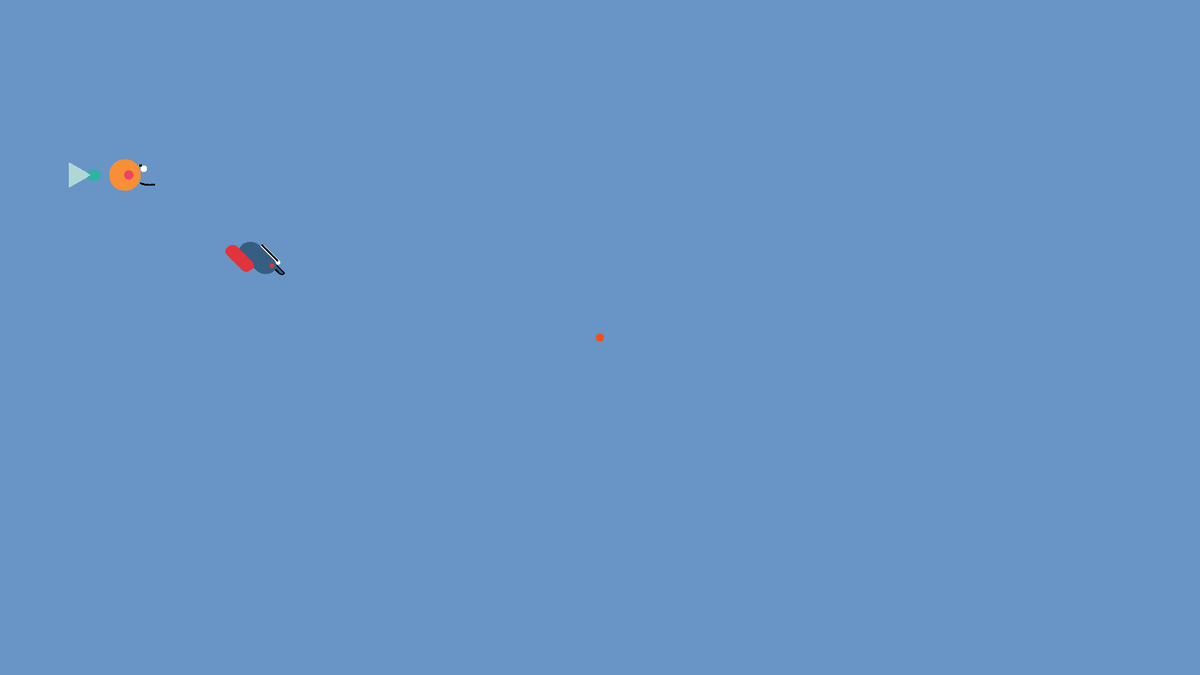
Frame 1 (no input)
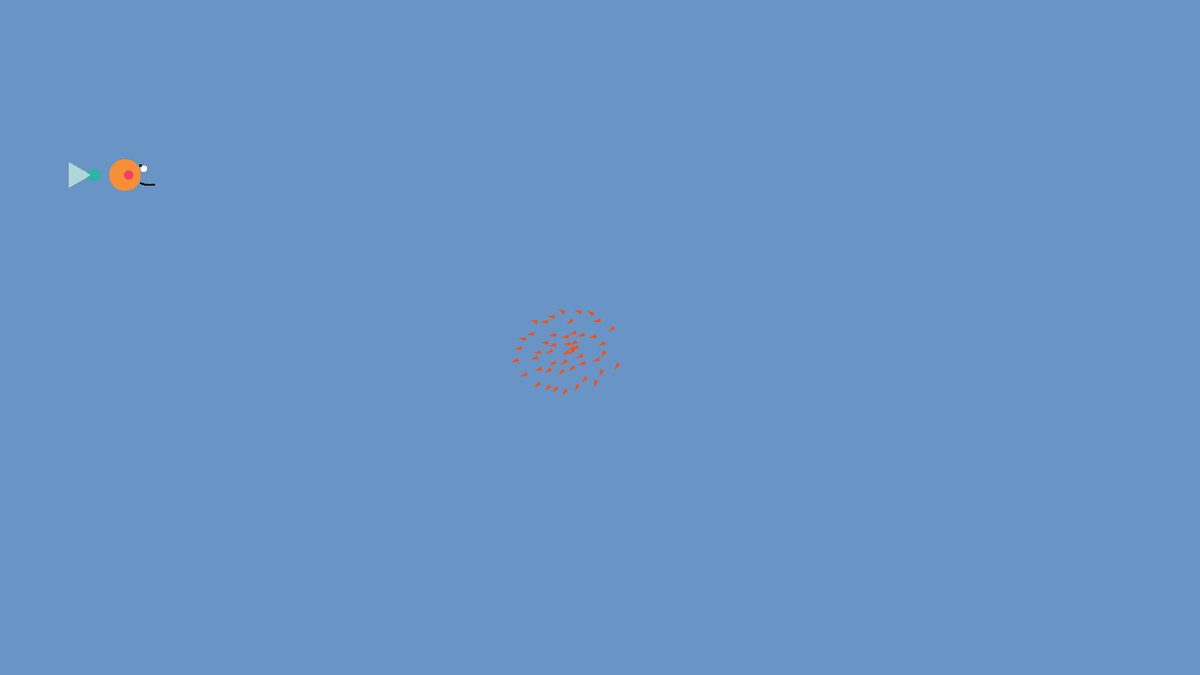
Frame 60 (no input)
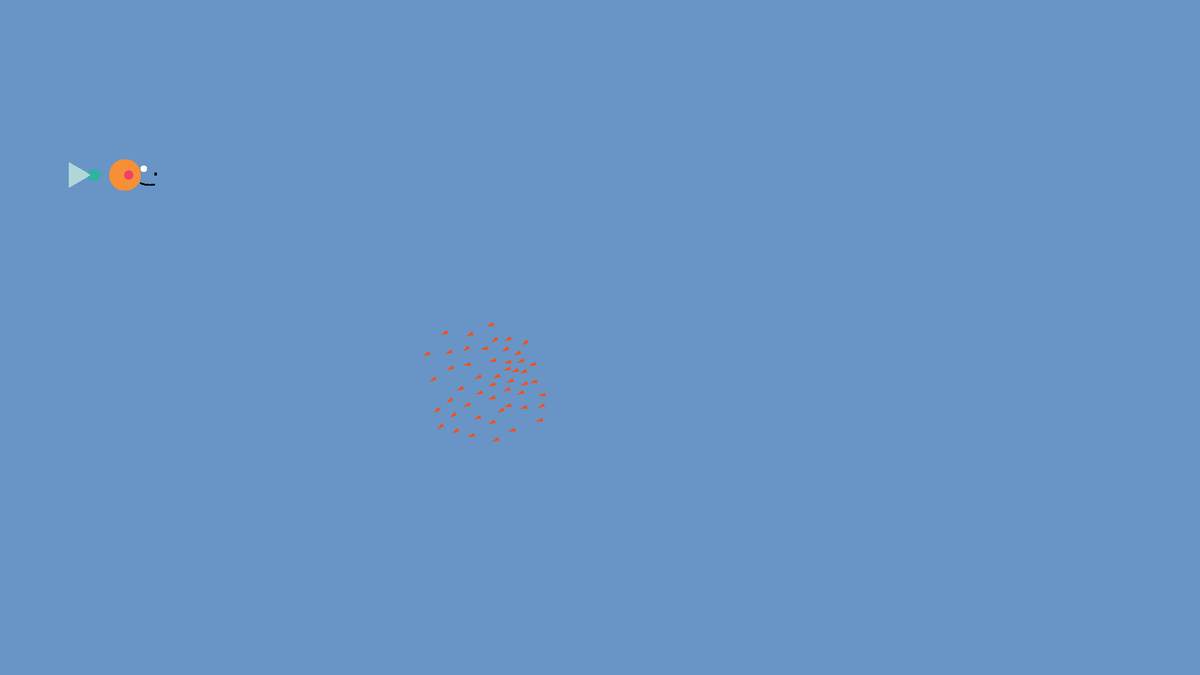
Frame 120 (the mouse pressed at the canvas centre since frame 60)

The p5.js sketch that drew these frames (run headless with seeded random() and noise() and a simulated clock; from frame 60 on, the mouse is pressed at the canvas centre):

// p5.js sketch
// ── sketch.js
var flock;
var R= 50;
var r=30;
var r1=7;
var r2=3;
var r3=15;
var x=200;
var y=280;
var x1=(0,400);
var y1=(0,400);
var radius=15;
var y2=radius+400;
var speed = 0.5;
var speedS=0.1;
var direction = 1;
var D=-70;

function setup() {
  createCanvas(1920,1080);
  createP();
  
  flock = new Flock();
  // Add an initial set of boids into the system
  for (var i = 0; i < 50; i++) {
    //generate starting from the center of the canvas 
    var b = new Boid(width/2,height/2);
    flock.addBoid(b);
  }
}

function draw() {
  background(color(104,149,197));
  flock.run();
}

// Add a new boid into the System
function mouseDragged() {
  flock.addBoid(new Boid(mouseX,mouseY));
}

// The Nature of Code
// Daniel Shiffman
// http://natureofcode.com

// Flock object
// Does very little, simply manages the array of all the boids

function Flock() {
  // An array for all the boids
  this.boids = []; // Initialize the array
}

Flock.prototype.run = function() {
  for (var i = 0; i < this.boids.length; i++) {
    this.boids[i].run(this.boids);  // Passing the entire list of boids to each boid individually
  }
}

Flock.prototype.addBoid = function(b) {
  this.boids.push(b);
}

// The Nature of Code
// Daniel Shiffman
// http://natureofcode.com

// Boid class
// Methods for Separation, Cohesion, Alignment added

function Boid(x,y) {
  this.acceleration = createVector(0,0);
  this.velocity = createVector(random(-1,1),random(-1,1));
  this.position = createVector(x,y);
  this.r = 3.0;
  this.maxspeed = 3;    // Maximum speed
  this.maxforce = 0.05; // Maximum steering force
}

Boid.prototype.run = function(boids) {
  this.flock(boids);
  this.update();
  this.borders();
  this.render();
}

Boid.prototype.applyForce = function(force) {
  // We could add mass here if we want A = F / M
  this.acceleration.add(force);
}

// We accumulate a new acceleration each time based on three rules
Boid.prototype.flock = function(boids) {
  var sep = this.separate(boids);   // Separation
  var ali = this.align(boids);      // Alignment
  var coh = this.cohesion(boids);   // Cohesion
  // Arbitrarily weight these forces
  sep.mult(1.5);
  ali.mult(1.0);
  coh.mult(1.0);
  // Add the force vectors to acceleration
  this.applyForce(sep);
  this.applyForce(ali);
  this.applyForce(coh);
}

// Method to update location
Boid.prototype.update = function() {
  // Update velocity
  this.velocity.add(this.acceleration);
  // Limit speed
  this.velocity.limit(this.maxspeed);
  this.position.add(this.velocity);
  // Reset accelertion to 0 each cycle
  this.acceleration.mult(0);
}

// A method that calculates and applies a steering force towards a target
// STEER = DESIRED MINUS VELOCITY
Boid.prototype.seek = function(target) {
  var desired = p5.Vector.sub(target,this.position);  // A vector pointing from the location to the target
  // Normalize desired and scale to maximum speed
  desired.normalize();
  desired.mult(this.maxspeed);
  // Steering = Desired minus Velocity
  var steer = p5.Vector.sub(desired,this.velocity);
  steer.limit(this.maxforce);  // Limit to maximum steering force
  return steer;
}

Boid.prototype.render = function() {
  // Draw a triangle rotated in the direction of velocity
  //Big Fish
  fill(47,179,164);
  strokeWeight(10);
  stroke(47,179,164);
  fill(47,179,164);
  strokeWeight(0);
  
  //tail
  ellipse(x-50,y,random(r-8,r-10),random(r-12,r-13));
  //tail off
  fill(176,215,215);
  triangle(x-55,y,x-90,y-20,x-90,y+20);
  //body
  fill(247,143,54);
  ellipse(x, y, R, R);
  //blush
  fill(239,65,106);
  ellipse(x+6, y, 15,15);
  //eyes
  fill(255);
  ellipse(x+30, y-10, 10,10);
  //eyeball
  fill(0);
  pos=map(mouseX,0,400,x+25,x+35);
  pos1=map(mouseY,0,400,y-15,y-5);
  ellipse(pos, pos1, 4,4);
  //mouth
  strokeWeight(2);
  stroke(0);
  noFill();
  curve(x+50,y,x+47,y+15,x+25,y+13,x+25,y);
  
 //small fish//
  strokeWeight(0);
  x1+=0.5;
  y1+=0.5;
  //tail
  fill(226,52,60);
  arc(x1-30,y1,random(r-7,r-10),r-10,random(135,140),random(220,225));
  //body
  fill(54,94,129);
  ellipse(x1,y1,r+5,r-3);
  //mouth
  strokeWeight(2);
  stroke(0);
  curve(x1+40,y1-20,x1+30,y1+12,x1+20,y1+10,x1+25,y1);
  //dots
  fill(226,52,60);
  strokeWeight(0);
  ellipse(x1+10,y1,r1,r1);
  //eyes
  strokeWeight(0);
  fill(255);
  ellipse(x1+20,y1-5,r1,r1);
  
  //eyeball
  pos2=map(mouseX,0,400,x1+19,x1+25);
            pos3=map(mouseY,0,400,y1-8,y1-2);
  
  fill(0);
  ellipse(pos2,pos3,r2,r2);
  //ellipse(x1+22,y1-5,r2,r2);
  
  var theta = this.velocity.heading() + radians(90);
  fill(color(254,77,17));
  stroke(200);
  push();
  translate(this.position.x,this.position.y);
  rotate(theta);
  beginShape();
  vertex(0, -this.r*2);
  vertex(-this.r, this.r*2);
  vertex(this.r, this.r*2);
  endShape(CLOSE);
  pop();
}
// Wraparound
Boid.prototype.borders = function() {
  if (this.position.x < -this.r)  this.position.x = width +this.r;
  if (this.position.y < -this.r)  this.position.y = height+this.r;
  if (this.position.x > width +this.r) this.position.x = -this.r;
  if (this.position.y > height+this.r) this.position.y = -this.r;
}

// Separation
// Method checks for nearby boids and steers away
Boid.prototype.separate = function(boids) {
  var desiredseparation = 25.0;
  var steer = createVector(0,0);
  var count = 0;
  // For every boid in the system, check if it's too close
  for (var i = 0; i < boids.length; i++) {
    var d = p5.Vector.dist(this.position,boids[i].position);
    // If the distance is greater than 0 and less than an arbitrary amount (0 when you are yourself)
    if ((d > 0) && (d < desiredseparation)) {
      // Calculate vector pointing away from neighbor
      var diff = p5.Vector.sub(this.position,boids[i].position);
      diff.normalize();
      diff.div(d);        // Weight by distance
      steer.add(diff);
      count++;            // Keep track of how many
    }
  }
  // Average -- divide by how many
  if (count > 0) {
    steer.div(count);
  }

  // As long as the vector is greater than 0
  if (steer.mag() > 0) {
    // Implement Reynolds: Steering = Desired - Velocity
    steer.normalize();
    steer.mult(this.maxspeed);
    steer.sub(this.velocity);
    steer.limit(this.maxforce);
  }
  return steer;
}

// Alignment
// For every nearby boid in the system, calculate the average velocity
Boid.prototype.align = function(boids) {
  var neighbordist = 50;
  var sum = createVector(0,0);
  var count = 0;
  for (var i = 0; i < boids.length; i++) {
    var d = p5.Vector.dist(this.position,boids[i].position);
    if ((d > 0) && (d < neighbordist)) {
      sum.add(boids[i].velocity);
      count++;
    }
  }
  if (count > 0) {
    sum.div(count);
    sum.normalize();
    sum.mult(this.maxspeed);
    var steer = p5.Vector.sub(sum,this.velocity);
    steer.limit(this.maxforce);
    return steer;
  } else {
    return createVector(0,0);
  }
}

// Cohesion
// For the average location (i.e. center) of all nearby boids, calculate steering vector towards that location
Boid.prototype.cohesion = function(boids) {
  var neighbordist = 50;
  var sum = createVector(0,0);   // Start with empty vector to accumulate all locations
  var count = 0;
  for (var i = 0; i < boids.length; i++) {
    var d = p5.Vector.dist(this.position,boids[i].position);
    if ((d > 0) && (d < neighbordist)) {
      sum.add(boids[i].position); // Add location
      count++;
    }
  }
  if (count > 0) {
    sum.div(count);
    return this.seek(sum);  // Steer towards the location
  } else {
    return createVector(0,0);
  }
}
// ── Fish.js
var R= 50;
var r=30;
var r1=7;
var r2=3;
var r3=15;
var x=200;
var y=280;
var x1=(0,400);
var y1=(0,400);
var radius=15;
var y2=radius+400;
var speed = 0.5;
var speedS=0.1;
var direction = 1;
var D=-70;
var depth;

function setup() {
  createCanvas(400, 400);
ellipseMode(RADIUS);
    x1=width/2;
  y1=height/2;
  angleMode(DEGREES);
}

function draw() {
  background(176,215,215);
    fill(47,179,164);
      strokeWeight(10);
    stroke(47,179,164);
      fill(47,179,164);
  strokeWeight(0);

//tail
ellipse(x-50,y,random(r-8,r-10),random(r-12,r-13));
  //tail off
  fill(176,215,215);
  triangle(x-55,y,x-90,y-20,x-90,y+20);
//body
  fill(247,143,54);
ellipse(x, y, R, R);
  //blush
      fill(239,65,106);
ellipse(x+6, y, 15,15);
  //eyes
    fill(255);
ellipse(x+30, y-10, 10,10);
    //eyeball
    fill(0);
  pos=map(mouseX,0,400,x+25,x+35);
  pos1=map(mouseY,0,400,y-15,y-5);
ellipse(pos, pos1, 4,4);
  //mouth
    strokeWeight(2);
  stroke(0);
  noFill();
  curve(x+50,y,x+47,y+15,x+25,y+13,x+25,y);
}
